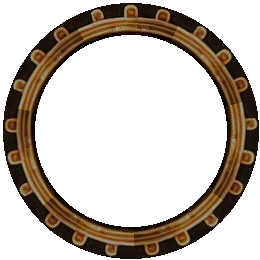
#> input picture design/tex/sk-st-gear-big.png, 260 x 260 px, given in place of sk-studio.jpg, which was not available
$ python studio_gears.py
#> lines starting #> are read from the running program, lines starting #| are printed output that depends on the picture
# Enhancer wheel rings for animation. Only the toothed rim of each wheel is cut (no spokes, hub, cross bar or straps): a clean
# wedge of the rim (a part with nothing in front of it) is tiled N times around the centre, so the ring has no bar/frame fragments
# and can spin freely. The sprite is colour-matched to the baked ring it replaces (the clean wedge is brighter than the average).
#   sk-st-gear-<n>.png        ring sprite (rotates)
#   sk-st-gear-<n>-mask.png   static alpha: ring minus the cross bar, the plate frame and (small wheels) the big wheel
# usage: python -I design/tools/studio_gears.py [name test_angle test_out.png]   (run on the live backdrop design/tex/sk-studio.jpg)
import sys
import numpy as np
from PIL import Image, ImageFilter
from scipy.ndimage import map_coordinates
src = Image.open('design/tex/sk-studio.jpg').convert('RGB'); A = np.asarray(src).astype(np.float32)
#> after `src = Image.open('design/tex/sk-studio.jpg').convert('RGB')`:
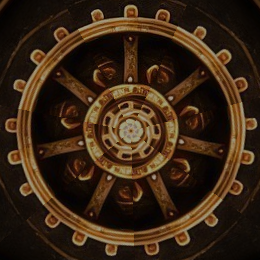
#> src: PIL image 260x260 RGB; mean R, G, B 57.2, 37.6, 20.6
L = A.mean(axis=2)
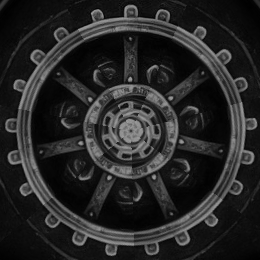
#> L: shape (260, 260) float32; min 0, max 156, mean 38.5
# name: (cx, cy, inner r, outer r, wedge start deg (ccw from 3 o'clock), wedge width deg, spin speed hint)
GEARS = {'big': (3019.5, 657.5, 97, 127, 66.0, 360.0 / 7)}   # the two side wheels are asset gears now: see studio_sidefx.py (el / er)
BIG = (3019.5, 657.5, 131); BAR = (641, 677); FRAME_Y = 728
ASSET = {}   # wheels replaced by a whole clean gear from the asset set (colour-matched), instead of a cut ring
def build_asset(n):
    CX, CY, RI, RO, W0, W = GEARS[n]
    R = int(RO + 3); S = 2 * R; x0, y0 = int(CX - R), int(CY - R)
    yy, xx = np.mgrid[0:S, 0:S].astype(np.float32); px, py = xx + x0, yy + y0
    d = np.hypot(px - CX, py - CY)
    g = Image.open(ASSET[n]).convert('RGBA'); D = int(round(2 * (RO + 1)))
    g = g.resize((D, D), Image.LANCZOS)
    base = Image.new('RGBA', (S, S), (0, 0, 0, 0)); dark = Image.new('RGBA', (D, D), (13, 9, 6, 255))   # fill behind the spokes
    dark.alpha_composite(g); base.paste(dark, ((S - D) // 2, (S - D) // 2))
    arr = np.asarray(base).astype(np.float32); rgb = arr[..., :3]; ga = arr[..., 3] > 128
    m = (d <= RO).astype(np.float32)
    m[(py >= BAR[0]) & (py <= BAR[1])] = 0; m[py >= FRAME_Y] = 0; m[np.hypot(px - BIG[0], py - BIG[1]) <= BIG[2]] = 0
    ring = (m > 0.5) & (d >= RI)
    baked = L[y0:y0 + S, x0:x0 + S][ring].mean(); new = rgb.mean(axis=2)[ga & (d >= RI)].mean()
    k = float(np.clip(baked / max(new, 1), 0.35, 1.0)); rgb = rgb * k * 0.92
    # slight desaturation: the baked bronze is duller than the asset's orange copper
    gray = rgb.mean(axis=2, keepdims=True); rgb = gray + (rgb - gray) * 1.0
    alpha = np.where(ga, 255, 0).astype(np.uint8)
    sprite = Image.fromarray(np.dstack([rgb.clip(0, 255).astype(np.uint8), alpha]))
    mask = Image.fromarray((m * 255).astype(np.uint8)).filter(ImageFilter.GaussianBlur(0.7))
    return (x0, y0, S), sprite, mask, k
_build_ring = None
def build(n):
    if n in ASSET: return build_asset(n)
    return build_ring(n)
def build_ring(n):
#> called with n = 'big'
    CX, CY, RI, RO, W0, W = GEARS[n]
    R = int(RO + 3); S = 2 * R; x0, y0 = int(CX - R), int(CY - R)
    yy, xx = np.mgrid[0:S, 0:S].astype(np.float32); px, py = xx + x0, yy + y0
    d = np.hypot(px - CX, py - CY); th = np.degrees(np.arctan2(CY - py, px - CX)) % 360
    st = np.radians(W0 + ((th - W0) % W)); sx = CX + d * np.cos(st); sy = CY - d * np.sin(st)
    rgb = np.dstack([map_coordinates(A[..., c], [sy, sx], order=1, mode='nearest') for c in range(3)])
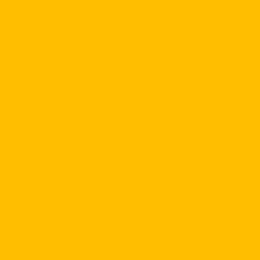
#> rgb: shape (260, 260, 3) float32; mean R, G, B 4, 3, 0; drawn with min black and max white
    m = ((d >= RI) & (d <= RO)).astype(np.float32)
    m[(py >= BAR[0]) & (py <= BAR[1])] = 0; m[py >= FRAME_Y] = 0
    if n != 'big': m[np.hypot(px - BIG[0], py - BIG[1]) <= BIG[2]] = 0
    # colour match: mean luminance of the sprite ring vs the baked ring pixels that stay visible
    ring = m > 0.5
#> (the run stopped early here; a loop or call above may not have finished)
